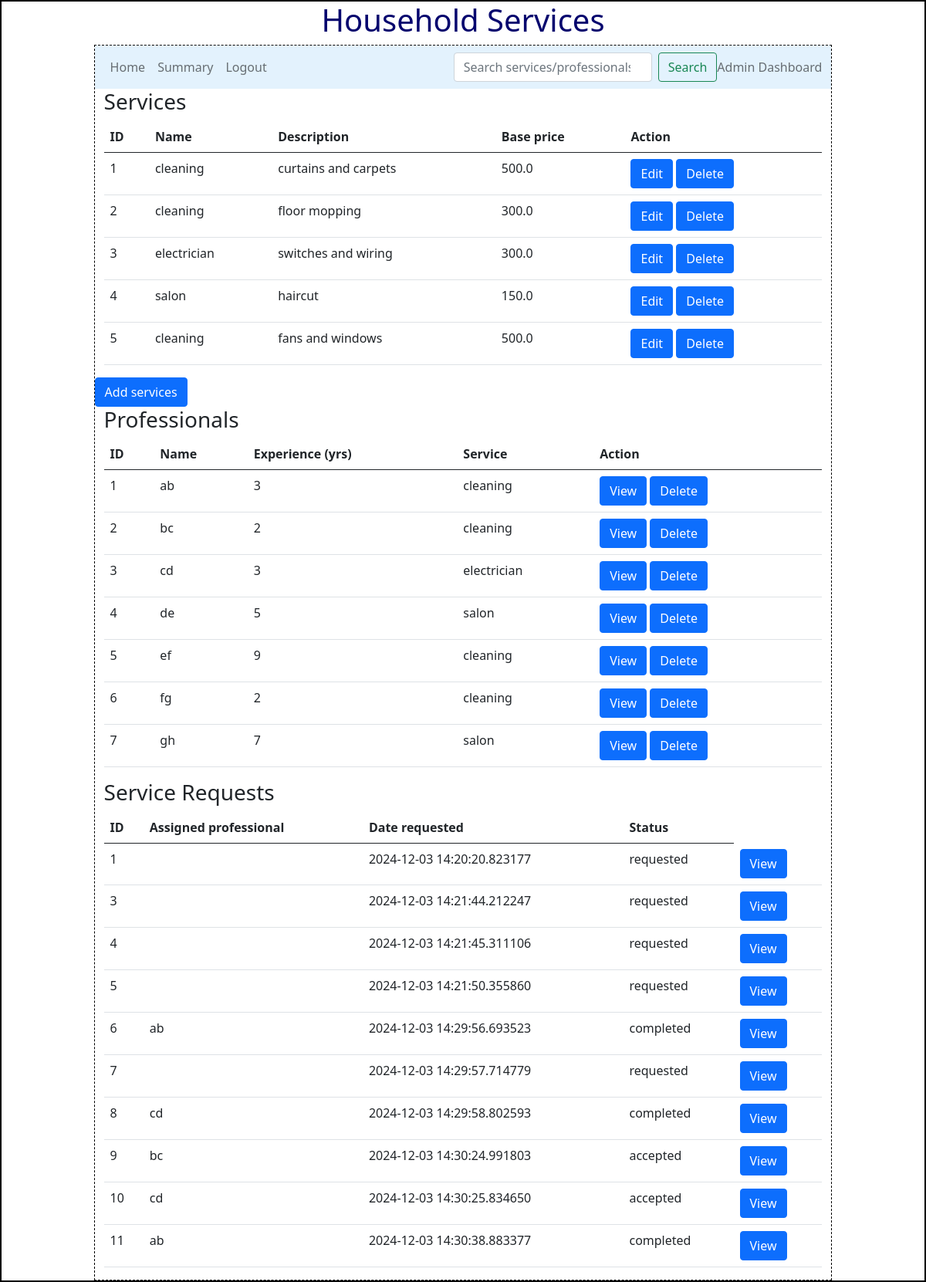
The page /admin on the database its author committed.
### backend/models.py (models this page shows)
class Services(db.Model):
    __tablename__="services"
    service_id=db.Column(db.Integer,primary_key=True)
    name=db.Column(db.String,nullable=False)
    price=db.Column(db.Float,nullable=False)
    description=db.Column(db.String,unique=True,nullable=False)
    time_required=db.Column(db.Integer,nullable=False)
    service_professionals=db.relationship("Professional",cascade="all,delete",backref="services",lazy=True)
    service_service_requests=db.relationship("Service_requests",cascade="all,delete",backref="services",lazy=True)

class Professional(db.Model):
    __tablename__="professional"
    professional_id=db.Column(db.Integer,primary_key=True)
    email=db.Column(db.String,db.ForeignKey("user.user_id"),nullable=False)
    full_name=db.Column(db.String,nullable=False)
    pin_code=db.Column(db.Integer,nullable=False)
    experience=db.Column(db.Integer,nullable=False)
    service_id=db.Column(db.Integer,db.ForeignKey("services.service_id"),nullable=False)
    count=db.Column(db.Integer,default=0,nullable=False)
    rating=db.Column(db.Integer)
    professional_requests=db.relationship("Service_requests",cascade="all,delete",backref="professional",lazy=True)
    professional_services = db.relationship("Services", backref="professional", lazy=True)

class Service_requests(db.Model):
    __tablename__="service_requests"
    request_id=db.Column(db.Integer,primary_key=True)
    service_id=db.Column(db.Integer,db.ForeignKey("services.service_id"),nullable=False)
    customer_id=db.Column(db.Integer,db.ForeignKey("customer.customer_id"),nullable=False)
    professional_id=db.Column(db.Integer,db.ForeignKey("professional.professional_id"))
    date_requested=db.Column(db.DateTime,nullable=False)
    date_completed=db.Column(db.DateTime)
    status=db.Column(db.String,default="requested",nullable=False)
    rating=db.Column(db.Integer)
    remarks=db.Column(db.String)
    request_professional=db.relationship("Professional", backref="service_requests", lazy=True)
    request_customer=db.relationship("Customer",backref="service_requests",lazy=True)
    request_service=db.relationship("Services",backref="service_requests",lazy=True)

### backend/controllers.py (the view)
@app.route("/admin", methods=["GET","POST"])
def admin_dashboard():
    services= get_services()
    professionals = get_professionals()
    requests = get_requests()
    return render_template("admin_dashboard.html", services=services,professionals=professionals,requests=requests)

### backend/controllers.py (called while the page is built)
def get_services():
    services=Services.query.all()
    return services

def get_professionals():
    professionals = Professional.query.all()
    return professionals

def get_requests():
    requests= Service_requests.query.all()
    return requests

### templates/admin_dashboard.html
{%extends "admin_home_layout.html"%}
{%block content%}
<div class="container">
    <div><h3>Services</h3></div>
    {%if services%}
    <table class="table">
      <thead>
        <tr>
          <th scope="col">ID</th>
          <th scope="col">Name</th>
          <th scope="col">Description</th>
          <th scope="col">Base price</th>
          <th scope="col">Action</th>
        </tr>
      </thead>
      <tbody>
        {%for service in services%}
        <tr>
          <td>{{service.service_id}}</td>
          <td>{{service.name}}</td>
          <td>{{service.description}}</td>
          <td>{{service.price}}</td>
          <td>
            <a class="btn btn-primary" href="/admin/edit_service/{{service.service_id}}" role="button">Edit</a>
            <a class="btn btn-primary" href="/admin/delete_service/{{service.service_id}}" role="button">Delete</a>
          </td>
        </tr>
        {%endfor%}
      </tbody>
    </table>
    {%else%}
    <div>No services available!</div>
    {%endif%}
  </div>
  <a class="btn btn-primary" href="/admin/add_service" type="button">Add services</a>
  <div class="container">
    <div><h3>Professionals</h3></div>
    {%if professionals%}
    <table class="table">
      <thead>
        <tr>
          <th scope="col">ID</th>
          <th scope="col">Name</th>
          <th scope="col">Experience (yrs)</th>
          <th scope="col">Service</th>
          <th scope="col">Action</th>
        </tr>
      </thead>
      <tbody>
        {%for prof in professionals%}
        <tr>
          <td>{{prof.professional_id}}</td>
          <td>{{prof.full_name}}</td>
          <td>{{prof.experience}}</td>
          <td>{{prof.professional_services.name}}</td>
          <td>
            <a class="btn btn-primary" href="/admin/view_prof/{{prof.professional_id}}" role="button">View</a>
            <a class="btn btn-primary" href="/admin/delete_prof/{{prof.professional_id}}" role="button">Delete</a>
          </td>
        </tr>
        {%endfor%}
      </tbody>
    </table>
    {%else%}
    <div>No professionals available!</div>
    {%endif%}
  </div>
  <div class="container">
    <div><h3>Service Requests</h3></div>
    {%if requests%}
    <table class="table">
      <thead>
        <tr>
          <th scope="col">ID</th>
          <th scope="col">Assigned professional</th>
          <th scope="col">Date requested</th>
          <th scope="col">Status</th>
        </tr>
      </thead>
      <tbody>
        {%for request in requests%}
        <tr>
          <td>{{request.request_id}}</td>
          <td>{{request.request_professional.full_name}}</td>
          <td>{{request.date_requested}}</td>
          <td>{{request.status}}</td>
          <td>
            <a class="btn btn-primary" href="/admin/view_request/{{request.request_id}}" role="button">View</a>
          </td>
        </tr>
        {%endfor%}
      </tbody>
    </table>
    {%else%}
    <div>No service request available!</div>
    {%endif%}
  </div>
  {%endblock%}

### static/styles/main.css (style rules this page uses)
* { margin:0px; }

### rows shown on the page
Services: service_id "1", name "cleaning", description "curtains and carpets", price "500.0"
Services: service_id "2", name "cleaning", description "floor mopping", price "300.0"
Services: service_id "3", name "electrician", description "switches and wiring", price "300.0"
Services: service_id "4", name "salon", description "haircut", price "150.0"
Services: service_id "5", name "cleaning", description "fans and windows", price "500.0"
Professional: professional_id "1", full_name "ab", experience "3", professional_services.name "cleaning"
Professional: professional_id "2", full_name "bc", experience "2", professional_services.name "cleaning"
Professional: professional_id "3", full_name "cd", experience "3", professional_services.name "electrician"
Professional: professional_id "4", full_name "de", experience "5", professional_services.name "salon"
Professional: professional_id "5", full_name "ef", experience "9", professional_services.name "cleaning"
Professional: professional_id "6", full_name "fg", experience "2", professional_services.name "cleaning"
Professional: professional_id "7", full_name "gh", experience "7", professional_services.name "salon"
Service_requests: request_id "1", date_requested "2024-12-03 14:20:20.823177", status "requested"
Service_requests: request_id "3", date_requested "2024-12-03 14:21:44.212247", status "requested"
Service_requests: request_id "4", date_requested "2024-12-03 14:21:45.311106", status "requested"
Service_requests: request_id "5", date_requested "2024-12-03 14:21:50.355860", status "requested"
Service_requests: request_id "6", request_professional.full_name "ab", date_requested "2024-12-03 14:29:56.693523", status "completed"
Service_requests: request_id "7", date_requested "2024-12-03 14:29:57.714779", status "requested"
Service_requests: request_id "8", request_professional.full_name "cd", date_requested "2024-12-03 14:29:58.802593", status "completed"
Service_requests: request_id "9", request_professional.full_name "bc", date_requested "2024-12-03 14:30:24.991803", status "accepted"
Service_requests: request_id "10", request_professional.full_name "cd", date_requested "2024-12-03 14:30:25.834650", status "accepted"
Service_requests: request_id "11", request_professional.full_name "ab", date_requested "2024-12-03 14:30:38.883377", status "completed"
